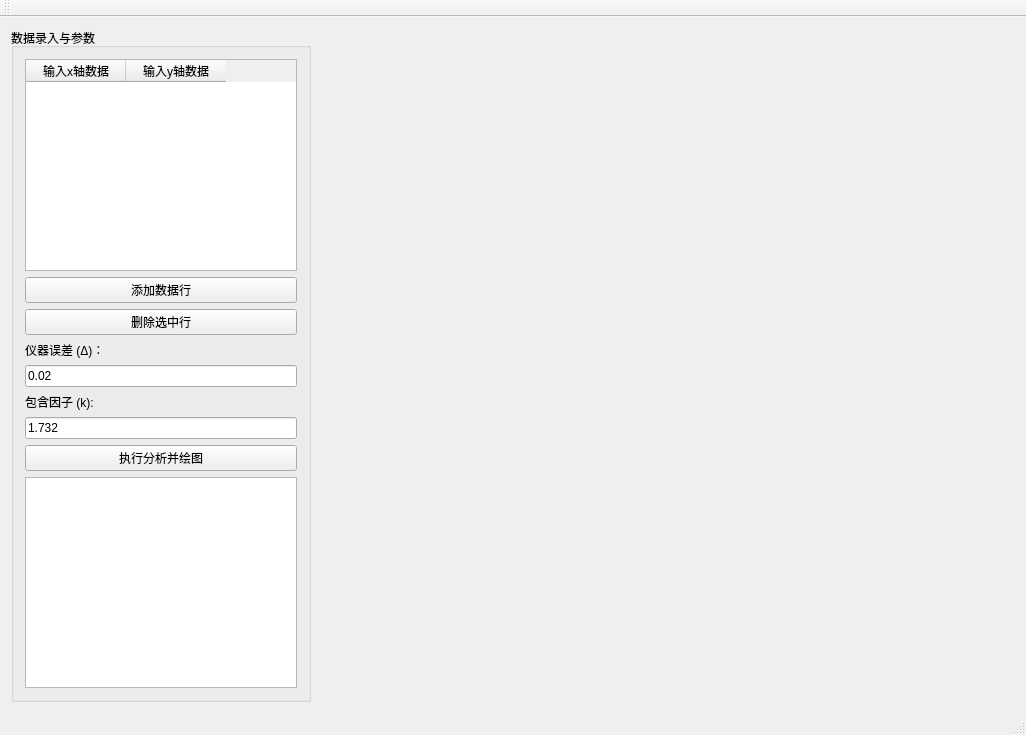
<?xml version="1.0" encoding="UTF-8"?>
<ui version="4.0">
 <class>MainWindow</class>
 <widget class="QMainWindow" name="MainWindow">
  <property name="geometry">
   <rect>
    <x>0</x>
    <y>0</y>
    <width>1026</width>
    <height>735</height>
   </rect>
  </property>
  <property name="windowTitle">
   <string>MainWindow</string>
  </property>
  <widget class="QWidget" name="centralWidget">
   <layout class="QHBoxLayout" name="horizontalLayout">
    <item>
     <widget class="QGroupBox" name="leftPanel">
      <property name="maximumSize">
       <size>
        <width>300</width>
        <height>16777215</height>
       </size>
      </property>
      <property name="title">
       <string>数据录入与参数</string>
      </property>
      <layout class="QVBoxLayout" name="verticalLayout_2">
       <item>
        <widget class="QTableWidget" name="tableWidget">
         <column>
          <property name="text">
           <string>输入x轴数据</string>
          </property>
         </column>
         <column>
          <property name="text">
           <string>输入y轴数据</string>
          </property>
         </column>
        </widget>
       </item>
       <item>
        <widget class="QPushButton" name="btn_addRow">
         <property name="text">
          <string>添加数据行</string>
         </property>
        </widget>
       </item>
       <item>
        <widget class="QPushButton" name="btn_delRow">
         <property name="text">
          <string>删除选中行</string>
         </property>
        </widget>
       </item>
       <item>
        <widget class="QLabel" name="label">
         <property name="text">
          <string>仪器误差 (Δ)：</string>
         </property>
        </widget>
       </item>
       <item>
        <widget class="QLineEdit" name="edit_delta">
         <property name="text">
          <string>0.02</string>
         </property>
        </widget>
       </item>
       <item>
        <widget class="QLabel" name="label_2">
         <property name="text">
          <string>包含因子 (k):</string>
         </property>
        </widget>
       </item>
       <item>
        <widget class="QLineEdit" name="edit_k">
         <property name="text">
          <string>1.732</string>
         </property>
        </widget>
       </item>
       <item>
        <widget class="QPushButton" name="btn_calculate">
         <property name="text">
          <string>执行分析并绘图</string>
         </property>
        </widget>
       </item>
       <item>
        <widget class="QTextEdit" name="text_output">
         <property name="readOnly">
          <bool>true</bool>
         </property>
        </widget>
       </item>
      </layout>
     </widget>
    </item>
    <item>
     <widget class="QWidget" name="plotArea" native="true">
      <property name="sizePolicy">
       <sizepolicy hsizetype="Expanding" vsizetype="Expanding">
        <horstretch>0</horstretch>
        <verstretch>0</verstretch>
       </sizepolicy>
      </property>
      <layout class="QVBoxLayout" name="verticalLayout">
       <item>
        <widget class="QCustomPlot" name="plotWidget" native="true">
         <property name="sizePolicy">
          <sizepolicy hsizetype="Expanding" vsizetype="Expanding">
           <horstretch>0</horstretch>
           <verstretch>0</verstretch>
          </sizepolicy>
         </property>
        </widget>
       </item>
      </layout>
     </widget>
    </item>
   </layout>
  </widget>
  <widget class="QMenuBar" name="menuBar">
   <property name="geometry">
    <rect>
     <x>0</x>
     <y>0</y>
     <width>1026</width>
     <height>25</height>
    </rect>
   </property>
  </widget>
  <widget class="QToolBar" name="mainToolBar">
   <attribute name="toolBarArea">
    <enum>TopToolBarArea</enum>
   </attribute>
   <attribute name="toolBarBreak">
    <bool>false</bool>
   </attribute>
  </widget>
  <widget class="QStatusBar" name="statusBar"/>
 </widget>
 <layoutdefault spacing="6" margin="11"/>
 <customwidgets>
  <customwidget>
   <class>QCustomPlot</class>
   <extends>QWidget</extends>
   <header location="global">qcustomplot.h</header>
   <container>1</container>
  </customwidget>
 </customwidgets>
 <resources>
  <include location="mainwindow.qrc"/>
 </resources>
 <connections/>
</ui>
